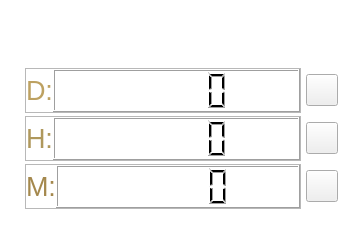
<?xml version="1.0" encoding="UTF-8"?>
<ui version="4.0">
 <class>Display_Panel</class>
 <widget class="QFrame" name="Display_Panel">
  <property name="geometry">
   <rect>
    <x>0</x>
    <y>0</y>
    <width>360</width>
    <height>240</height>
   </rect>
  </property>
  <property name="windowTitle">
   <string>Frame</string>
  </property>
  <property name="styleSheet">
   <string notr="true">#Display_Panel{
border-image: url(:/panel);
background-color: rgba(255, 255, 255, 0);

}</string>
  </property>
  <property name="frameShape">
   <enum>QFrame::StyledPanel</enum>
  </property>
  <property name="frameShadow">
   <enum>QFrame::Raised</enum>
  </property>
  <widget class="QFrame" name="gridFrame">
   <property name="geometry">
    <rect>
     <x>16</x>
     <y>20</y>
     <width>331</width>
     <height>201</height>
    </rect>
   </property>
   <layout class="QGridLayout" name="gridLayout">
    <property name="horizontalSpacing">
     <number>5</number>
    </property>
    <property name="verticalSpacing">
     <number>0</number>
    </property>
    <item row="2" column="1">
     <widget class="QToolButton" name="btn_next">
      <property name="maximumSize">
       <size>
        <width>32</width>
        <height>32</height>
       </size>
      </property>
      <property name="styleSheet">
       <string notr="true">#btn_next{
border-image: url(:/next);
}</string>
      </property>
      <property name="text">
       <string/>
      </property>
     </widget>
    </item>
    <item row="3" column="1">
     <widget class="QToolButton" name="btn_clear">
      <property name="maximumSize">
       <size>
        <width>32</width>
        <height>32</height>
       </size>
      </property>
      <property name="styleSheet">
       <string notr="true">#btn_clear {
border-image: url(:/clear);
}

#btn_clear:pressed {
border-image: url(:/clear_p);
}</string>
      </property>
      <property name="text">
       <string/>
      </property>
     </widget>
    </item>
    <item row="1" column="1">
     <widget class="QToolButton" name="btn_stopBegin">
      <property name="sizePolicy">
       <sizepolicy hsizetype="Fixed" vsizetype="Maximum">
        <horstretch>0</horstretch>
        <verstretch>0</verstretch>
       </sizepolicy>
      </property>
      <property name="minimumSize">
       <size>
        <width>32</width>
        <height>32</height>
       </size>
      </property>
      <property name="styleSheet">
       <string notr="true">#btn_stopBegin {
border-image: url(:/stop);
}
#btn_stopBegin:hover{
border-image: url(:/begin);
}</string>
      </property>
      <property name="text">
       <string/>
      </property>
     </widget>
    </item>
    <item row="3" column="0">
     <widget class="QFrame" name="frame_3">
      <property name="sizePolicy">
       <sizepolicy hsizetype="Preferred" vsizetype="Minimum">
        <horstretch>0</horstretch>
        <verstretch>0</verstretch>
       </sizepolicy>
      </property>
      <property name="minimumSize">
       <size>
        <width>0</width>
        <height>45</height>
       </size>
      </property>
      <property name="maximumSize">
       <size>
        <width>16777215</width>
        <height>68</height>
       </size>
      </property>
      <property name="frameShape">
       <enum>QFrame::StyledPanel</enum>
      </property>
      <property name="frameShadow">
       <enum>QFrame::Raised</enum>
      </property>
      <layout class="QHBoxLayout" name="horizontalLayout_3">
       <property name="spacing">
        <number>0</number>
       </property>
       <property name="leftMargin">
        <number>0</number>
       </property>
       <property name="topMargin">
        <number>0</number>
       </property>
       <property name="rightMargin">
        <number>0</number>
       </property>
       <property name="bottomMargin">
        <number>0</number>
       </property>
       <item>
        <widget class="QLabel" name="label_5">
         <property name="sizePolicy">
          <sizepolicy hsizetype="Maximum" vsizetype="Preferred">
           <horstretch>0</horstretch>
           <verstretch>0</verstretch>
          </sizepolicy>
         </property>
         <property name="font">
          <font>
           <pointsize>20</pointsize>
          </font>
         </property>
         <property name="styleSheet">
          <string notr="true">color: rgb(164, 136, 77);</string>
         </property>
         <property name="text">
          <string>M:</string>
         </property>
        </widget>
       </item>
       <item>
        <widget class="QLCDNumber" name="lcdNumber"/>
       </item>
      </layout>
     </widget>
    </item>
    <item row="1" column="0">
     <widget class="QFrame" name="frame">
      <property name="sizePolicy">
       <sizepolicy hsizetype="Expanding" vsizetype="Minimum">
        <horstretch>0</horstretch>
        <verstretch>0</verstretch>
       </sizepolicy>
      </property>
      <property name="minimumSize">
       <size>
        <width>100</width>
        <height>45</height>
       </size>
      </property>
      <property name="maximumSize">
       <size>
        <width>16777215</width>
        <height>50</height>
       </size>
      </property>
      <property name="frameShape">
       <enum>QFrame::StyledPanel</enum>
      </property>
      <property name="frameShadow">
       <enum>QFrame::Raised</enum>
      </property>
      <layout class="QHBoxLayout" name="horizontalLayout">
       <property name="spacing">
        <number>0</number>
       </property>
       <property name="leftMargin">
        <number>0</number>
       </property>
       <property name="topMargin">
        <number>0</number>
       </property>
       <property name="rightMargin">
        <number>0</number>
       </property>
       <property name="bottomMargin">
        <number>0</number>
       </property>
       <item>
        <widget class="QLabel" name="label">
         <property name="sizePolicy">
          <sizepolicy hsizetype="Maximum" vsizetype="Preferred">
           <horstretch>0</horstretch>
           <verstretch>0</verstretch>
          </sizepolicy>
         </property>
         <property name="font">
          <font>
           <pointsize>20</pointsize>
          </font>
         </property>
         <property name="styleSheet">
          <string notr="true">color: rgb(189, 161, 97);</string>
         </property>
         <property name="text">
          <string>D:</string>
         </property>
        </widget>
       </item>
       <item>
        <widget class="QLCDNumber" name="lcdNumber_3"/>
       </item>
      </layout>
     </widget>
    </item>
    <item row="2" column="0">
     <widget class="QFrame" name="frame_2">
      <property name="sizePolicy">
       <sizepolicy hsizetype="Preferred" vsizetype="Minimum">
        <horstretch>0</horstretch>
        <verstretch>0</verstretch>
       </sizepolicy>
      </property>
      <property name="minimumSize">
       <size>
        <width>0</width>
        <height>45</height>
       </size>
      </property>
      <property name="baseSize">
       <size>
        <width>0</width>
        <height>50</height>
       </size>
      </property>
      <property name="frameShape">
       <enum>QFrame::StyledPanel</enum>
      </property>
      <property name="frameShadow">
       <enum>QFrame::Raised</enum>
      </property>
      <layout class="QHBoxLayout" name="horizontalLayout_2">
       <property name="spacing">
        <number>0</number>
       </property>
       <property name="leftMargin">
        <number>0</number>
       </property>
       <property name="topMargin">
        <number>0</number>
       </property>
       <property name="rightMargin">
        <number>0</number>
       </property>
       <property name="bottomMargin">
        <number>0</number>
       </property>
       <item>
        <widget class="QLabel" name="label_3">
         <property name="sizePolicy">
          <sizepolicy hsizetype="Maximum" vsizetype="Preferred">
           <horstretch>0</horstretch>
           <verstretch>0</verstretch>
          </sizepolicy>
         </property>
         <property name="font">
          <font>
           <pointsize>20</pointsize>
          </font>
         </property>
         <property name="styleSheet">
          <string notr="true">color: rgb(175, 152, 92);</string>
         </property>
         <property name="text">
          <string>H:</string>
         </property>
        </widget>
       </item>
       <item>
        <widget class="QLCDNumber" name="lcdNumber_2"/>
       </item>
      </layout>
     </widget>
    </item>
    <item row="0" column="0" colspan="2">
     <widget class="QLineEdit" name="lineEdit">
      <property name="sizePolicy">
       <sizepolicy hsizetype="Expanding" vsizetype="Fixed">
        <horstretch>0</horstretch>
        <verstretch>0</verstretch>
       </sizepolicy>
      </property>
      <property name="font">
       <font>
        <pointsize>20</pointsize>
       </font>
      </property>
      <property name="styleSheet">
       <string notr="true">#lineEdit {
background-color: rgba(255, 255, 255, 0);
	color: rgb(182, 151, 89);
}</string>
      </property>
      <property name="text">
       <string/>
      </property>
      <property name="frame">
       <bool>false</bool>
      </property>
     </widget>
    </item>
   </layout>
  </widget>
 </widget>
 <resources/>
 <connections/>
</ui>
